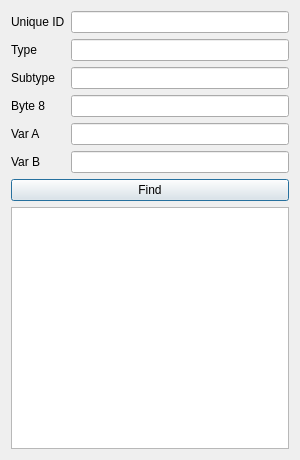
<?xml version="1.0" encoding="UTF-8"?>
<ui version="4.0">
 <class>EntitySearch</class>
 <widget class="QDialog" name="EntitySearch">
  <property name="geometry">
   <rect>
    <x>0</x>
    <y>0</y>
    <width>300</width>
    <height>460</height>
   </rect>
  </property>
  <property name="windowTitle">
   <string>Entity search</string>
  </property>
  <layout class="QVBoxLayout" name="verticalLayout">
   <item>
    <layout class="QFormLayout" name="formLayout">
     <property name="fieldGrowthPolicy">
      <enum>QFormLayout::AllNonFixedFieldsGrow</enum>
     </property>
     <item row="1" column="0">
      <widget class="QLabel" name="label">
       <property name="text">
        <string>Type</string>
       </property>
      </widget>
     </item>
     <item row="1" column="1">
      <widget class="QLineEdit" name="type"/>
     </item>
     <item row="2" column="0">
      <widget class="QLabel" name="label_2">
       <property name="text">
        <string>Subtype</string>
       </property>
      </widget>
     </item>
     <item row="2" column="1">
      <widget class="QLineEdit" name="subtype"/>
     </item>
     <item row="4" column="0">
      <widget class="QLabel" name="label_3">
       <property name="text">
        <string>Var A</string>
       </property>
      </widget>
     </item>
     <item row="4" column="1">
      <widget class="QLineEdit" name="var_a"/>
     </item>
     <item row="5" column="0">
      <widget class="QLabel" name="label_4">
       <property name="text">
        <string>Var B</string>
       </property>
      </widget>
     </item>
     <item row="5" column="1">
      <widget class="QLineEdit" name="var_b"/>
     </item>
     <item row="0" column="0">
      <widget class="QLabel" name="label_5">
       <property name="text">
        <string>Unique ID</string>
       </property>
      </widget>
     </item>
     <item row="3" column="0">
      <widget class="QLabel" name="label_6">
       <property name="text">
        <string>Byte 8</string>
       </property>
      </widget>
     </item>
     <item row="0" column="1">
      <widget class="QLineEdit" name="unique_id"/>
     </item>
     <item row="3" column="1">
      <widget class="QLineEdit" name="byte_8"/>
     </item>
    </layout>
   </item>
   <item>
    <widget class="QPushButton" name="find_button">
     <property name="text">
      <string>Find</string>
     </property>
    </widget>
   </item>
   <item>
    <widget class="QListWidget" name="room_list"/>
   </item>
  </layout>
 </widget>
 <resources/>
 <connections/>
</ui>
